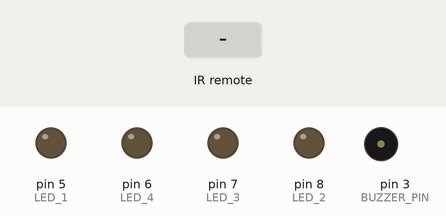
A sketch run on a simulated Arduino Uno, built with avr-gcc and run on an emulated ATmega328P. Parts: output pins drawn as LEDs (lit = HIGH), buzzer (waves = sounding). The test bench sets the inputs (shaded band).

Above: at 1.2 s.
1.3 s: infrared code 0x10 received
At 1.9 s:
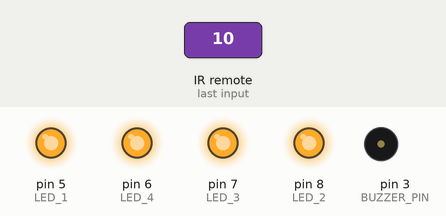
At 2.65 s:
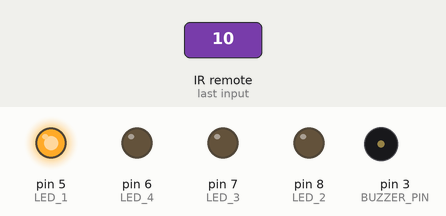
Timing chart, 0 to 10.3 s (numbered marks = the images above; inputs shaded):
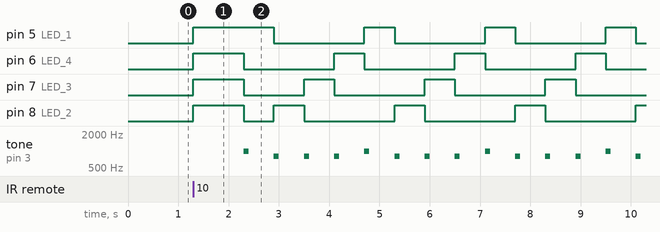

Measured:
- after the input at 1.3 s, pin 5 (LED_1), pin 6 (LED_4): LOW → HIGH at once, then repeats every 2.4 s: LOW 1.8 s, HIGH 0.60 s

The sketch:

ir_nano_metronome.ino
```cpp
#define IR_USE_AVR_TIMER1

#include <IRremote.h>
IRrecv IR(2);

// Tempo variables
int tempo = 0;
int previousTempo = 0;
unsigned long beatInterval;
unsigned long previousMillis = 0;

int modeSelected = 0;

// Leds
const int LED_1 = 5;
const int LED_2 = 8;
const int LED_3 = 7;
const int LED_4 = 6;
const int BUZZER_PIN = 3;

// 4/4 Time Signature
const int beatsPerMeasure = 4;
int beatCounter = 1;

void calculateBeatInterval() {
  beatInterval = 60000 / tempo; // Convert tempo to beat interval in milliseconds
}

void turnLedsOFF() {
    int ledState1 = digitalRead(LED_1);
    int ledState2 = digitalRead(LED_2);
    int ledState3 = digitalRead(LED_3);
    int ledState4 = digitalRead(LED_4);

    if(ledState1 == HIGH || ledState2 == HIGH || ledState3 == HIGH || ledState4 == HIGH) {
      digitalWrite(LED_1, LOW);    // First LED off
      digitalWrite(LED_2, LOW);  // Second LED on
      digitalWrite(LED_3, LOW);   // Third LED off
      digitalWrite(LED_4, LOW);   // Fourth LED off
    }
}

void turnLedsON() {
    int ledState1 = digitalRead(LED_1);
    int ledState2 = digitalRead(LED_2);
    int ledState3 = digitalRead(LED_3);
    int ledState4 = digitalRead(LED_4);

    if(ledState1 == LOW || ledState2 == LOW || ledState3 == LOW || ledState4 == LOW) {
      digitalWrite(LED_1, HIGH);    // First LED off
      digitalWrite(LED_2, HIGH);  // Second LED on
      digitalWrite(LED_3, HIGH);   // Third LED off
      digitalWrite(LED_4, HIGH);   // Fourth LED off
    }
}

void metronome() {
  // Calculate the beat interval
  if (tempo != previousTempo) {
    // Calculate the beat interval
    calculateBeatInterval();
    // Update the previous tempo value
    previousTempo = tempo;
  }
  // Check if it's time for a beat
  unsigned long currentMillis = millis();
  if (currentMillis - previousMillis >= beatInterval) {
    // Toggle LED state for the current beat
    if (beatCounter == 1) {
      digitalWrite(LED_1, HIGH);   // First LED on
      digitalWrite(LED_2, LOW);   // Second LED off
      digitalWrite(LED_3, LOW);   // Third LED off
      digitalWrite(LED_4, LOW);   // Fourth LED off
    } else if (beatCounter == 2) {
      digitalWrite(LED_1, LOW);    // First LED off
      digitalWrite(LED_2, HIGH);  // Second LED on
      digitalWrite(LED_3, LOW);   // Third LED off
      digitalWrite(LED_4, LOW);   // Fourth LED off
    } else if (beatCounter == 3) {
      digitalWrite(LED_1, LOW);    // First LED off
      digitalWrite(LED_2, LOW);   // Second LED off
      digitalWrite(LED_3, HIGH);  // Third LED on
      digitalWrite(LED_4, LOW);   // Fourth LED off
    } else if (beatCounter == 4) {
      digitalWrite(LED_1, LOW);    // First LED off
      digitalWrite(LED_2, LOW);   // Second LED off
      digitalWrite(LED_3, LOW);   // Third LED off
      digitalWrite(LED_4, HIGH);  // Fourth LED on
    }

    // Increment beat counter
    beatCounter++;

    // Play the metronome sound
    if (beatCounter == 1 || beatCounter == 2) {
      tone(BUZZER_PIN, 1000, 100); // Play a click sound for the first and third beat
    } else {
      tone(BUZZER_PIN, 800, 100); // Play a softer click sound for the second and fourth beat
    }

    // Check if a measure is completed
    if (beatCounter > beatsPerMeasure) {
      beatCounter = 1; // Reset the beat counter for a new measure
    }

    // Store current time
    previousMillis = currentMillis;
  }
}

void setup() {
  // put your setup code here, to run once:
  // Serial.begin(9600);
  IR.enableIRIn();
  pinMode(LED_1, OUTPUT);
  pinMode(LED_2, OUTPUT);
  pinMode(LED_3, OUTPUT);
  pinMode(LED_4, OUTPUT);
  pinMode(BUZZER_PIN, OUTPUT);

  // Calculate beat interval based on tempo
  calculateBeatInterval();
}

void loop() {
  if (IR.decode()) {
    IR.resume();
    if(IR.decodedIRData.command == 0x10) {
      tempo = 100;
      turnLedsOFF();
      turnLedsON();
    }else if(IR.decodedIRData.command == 0x11) {
      tempo = 200;
      turnLedsOFF();
      turnLedsON();
    }else if(IR.decodedIRData.command == 0x12) {
      tempo = 0;
      turnLedsOFF();
    }else if(IR.decodedIRData.command == 0x13) {
      if(tempo == 0) {
        tempo = 70;
      }else {
        tempo += 10;
      }
      turnLedsOFF();
      turnLedsON();
    }else if(IR.decodedIRData.command == 0x15) {
      if(tempo == 0) {
        tempo = 70;
      }else {
        tempo += 5;
      }
      turnLedsOFF();
      turnLedsON();
    }else if(IR.decodedIRData.command == 0x17) {
      if(tempo == 0) {
        tempo = 70;
      }else {
        tempo -= 5;
      }
      turnLedsOFF();
      turnLedsON();
    }
    delay(1000);
  }
  if(tempo > 0) {
    metronome();
  }
}
```
